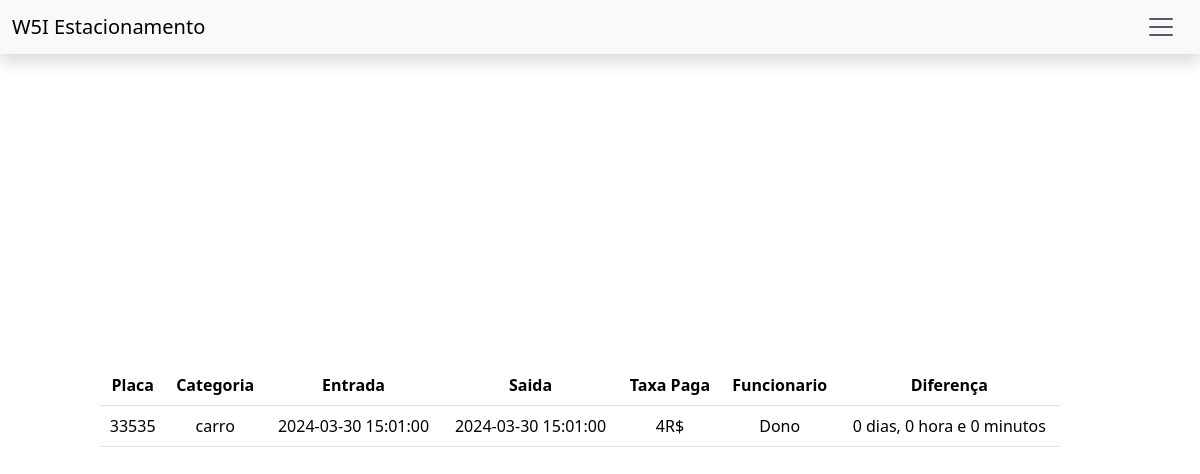
Screenshot of /MostrarVeiculosFuncionario.php (signed in) with the database file from the repository.
### tables this page shows
CREATE TABLE `veiculo` (
  `id_Veiculo` int(11) NOT NULL,
  `placa` varchar(50) NOT NULL,
  `id_Categoria` int(11) NOT NULL,
  `entrada` datetime DEFAULT NULL,
  `saida` datetime DEFAULT NULL,
  `id_Funcionario` int(11) DEFAULT NULL
);

CREATE TABLE `categoria` (
  `id_Categoria` int(11) NOT NULL,
  `nome` varchar(100) NOT NULL,
  `taxa` float NOT NULL,
  `id_Estacionamento` int(11) NOT NULL,
  `QuantidadeVeiculo` int(11) NOT NULL
);

### Estacionamento.php (called while the page is built, shortened)
<?php
Class Estacionamento {
    private $servidor = "localhost";
    private $usuario = "root";
    private $senha;
    private $banco_de_dados = "estacionamento";
    private $conexao;
    public function __construct(){
        try{
        $this->conexao = new PDO("mysql:host=$this->servidor;dbname=$this->banco_de_dados", $this->usuario, $this->senha);
        $this->conexao -> setAttribute(PDO::ATTR_ERRMODE,PDO::ERRMODE_EXCEPTION);
        }catch(PDOException $e){
            echo "A conexão falhou!" . $e->getMessage();
        }
    }
    public function MostrarVeiculos($id_estacionamento){
        $stmt = $this->conexao->query("SELECT veiculo.id_Veiculo,veiculo.id_Funcionario, veiculo.placa, veiculo.entrada, veiculo.saida, categoria.nome AS 'CategoriaNome', categoria.taxa
        FROM estacionamento
        JOIN categoria ON categoria.id_Estacionamento = estacionamento.id_Estacionamento
        JOIN veiculo ON veiculo.id_Categoria = categoria.id_Categoria
        WHERE estacionamento.id_Estacionamento = $id_estacionamento");
        $veiculos = $stmt ->fetchAll(PDO::FETCH_ASSOC);
        return $veiculos;
    }
    public function CalcularTaxa($dia,$hora,$taxa){
        $horasdia = $dia * 24;
        $horatotal = $horasdia + $hora;
        $taxaTotal = $taxa * $horatotal + $taxa;
        return $taxaTotal;
    }
}
?>

### MostrarVeiculosFuncionario.php (the view, shortened to what this page needs)
<!DOCTYPE html>
<html lang="en">
<head>
    <link
      href="https://cdn.jsdelivr.net/npm/bootstrap@5.3.3/dist/css/bootstrap.min.css"
      rel="stylesheet"
    />
    <link rel="stylesheet" href="style.css" />
  </head>
<body>
<?php
    include "MenuLateralOficialFuncionario.php";
    $veiculos = $estacionamento -> MostrarVeiculos($_SESSION['ID_Estacionamento']);
?>
      <div id="tabela">
<table class="table table-hover">
        <thead>
          <tr>
            <th scope="col">Placa</th>
            <th scope="col">Categoria</th>
            <th scope="col">Entrada</th>
            <th scope="col">Saida</th>
            <th scope="col">Taxa Paga</th>
            <th scope="col">Funcionario</th>
            <th scope="col">Diferença</th>
        </tr>
        </thead>
        <tbody>
        <?php
                    foreach ($veiculos as $veiculo):
                        if($veiculo['saida'] != null){
                ?>
                    <tr>
                        <td><?=$veiculo['placa']?></td>
                        <td><?=$veiculo['CategoriaNome']?></td>
                        <td><?=$veiculo['entrada']?></td>
                        <td><?=$veiculo['saida']?></td>
                        <?php if($veiculo['saida'] != null){
                        $entrada = new DateTime($veiculo['entrada']);
                        $saida = new DateTime($veiculo['saida']);
                        $diferenca = $entrada->diff($saida);
                        $horas = $diferenca->h;
                        $minutos = $diferenca->i;
                        $dias = $diferenca->days;
                        $taxaPaga = $estacionamento ->CalcularTaxa($dias,$horas,$veiculo['taxa']);
                        $diferencaFormatada = " $dias dias, $horas hora e $minutos minutos";
                        }else{
                            $diferencaFormatada = "Saida não informada";
                        }?>
                        <td><?=$taxaPaga?>R$</td>
                        <td><?=$veiculo['id_Funcionario']!=null?$estacionamento->FuncionarioNome($veiculo['id_Funcionario']):"Dono"?></td>
                        <td><?=$diferencaFormatada?></td>
                    </tr>
                <?php }endforeach  ?>
        </tbody>
      </table>
                    </div>
</body>
</html>

### style.css (style rules this page uses)
div#tabela { display: flex; justify-content: center; align-items: center; text-align: center; height: 90vh; width: 80vw; margin-left: 100px; }

### rows the page displays
veiculo: placa "33535", id_Categoria.nome "carro", entrada "2024-03-30 15:01:00", saida "2024-03-30 15:01:00", id_Categoria.taxa "4", shows "Dono", diferencaFormatada "0 dias, 0 hora e 0 minutos"
